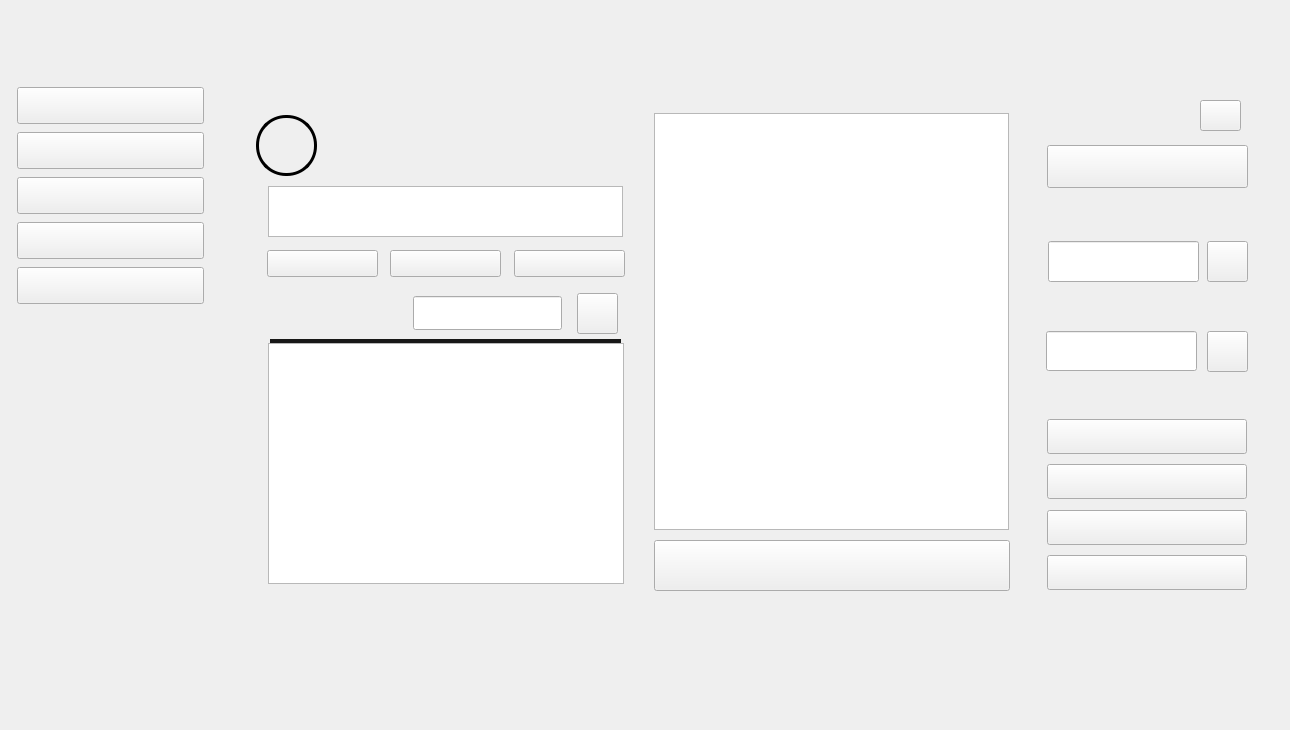
    <widget class="QWidget" name="Inicio">
     <widget class="QPushButton" name="BtnAmigoIn">
      <property name="enabled">
       <bool>true</bool>
      </property>
      <property name="geometry">
       <rect>
        <x>17</x>
        <y>177</y>
        <width>187</width>
        <height>37</height>
       </rect>
      </property>
      <property name="styleSheet">
       <string notr="true">background-image: url(:/Imagenes/btnAmigos.png);</string>
      </property>
      <property name="text">
       <string/>
      </property>
     </widget>
     <widget class="QPushButton" name="BtnPlaylistIn">
      <property name="enabled">
       <bool>true</bool>
      </property>
      <property name="geometry">
       <rect>
        <x>17</x>
        <y>222</y>
        <width>187</width>
        <height>37</height>
       </rect>
      </property>
      <property name="styleSheet">
       <string notr="true">background-image: url(:/Imagenes/btnPlaylist.png);</string>
      </property>
      <property name="text">
       <string/>
      </property>
     </widget>
     <widget class="QPushButton" name="BtnArtistaIn">
      <property name="enabled">
       <bool>true</bool>
      </property>
      <property name="geometry">
       <rect>
        <x>17</x>
        <y>267</y>
        <width>187</width>
        <height>37</height>
       </rect>
      </property>
      <property name="styleSheet">
       <string notr="true">background-image: url(:/Imagenes/btnFavoritos.png);</string>
      </property>
      <property name="text">
       <string/>
      </property>
     </widget>
     <widget class="QPushButton" name="BtnInicioIn">
      <property name="enabled">
       <bool>true</bool>
      </property>
      <property name="geometry">
       <rect>
        <x>17</x>
        <y>87</y>
        <width>187</width>
        <height>37</height>
       </rect>
      </property>
      <property name="styleSheet">
       <string notr="true">background-image: url(:/Imagenes/btnInicioR.png);</string>
      </property>
      <property name="text">
       <string/>
      </property>
     </widget>
     <widget class="QPushButton" name="BtnCancionIn">
      <property name="enabled">
       <bool>true</bool>
      </property>
      <property name="geometry">
       <rect>
        <x>17</x>
        <y>132</y>
        <width>187</width>
        <height>37</height>
       </rect>
      </property>
      <property name="styleSheet">
       <string notr="true">background-image: url(:/Imagenes/btnCanciones.png);</string>
      </property>
      <property name="text">
       <string/>
      </property>
     </widget>
     <widget class="QLabel" name="FondoInicio">
      <property name="geometry">
       <rect>
        <x>0</x>
        <y>0</y>
        <width>1281</width>
        <height>721</height>
       </rect>
      </property>
      <property name="styleSheet">
       <string notr="true">background-image: url(:/Imagenes/FondoInicio.png);</string>
      </property>
      <property name="text">
       <string/>
      </property>
     </widget>
     <widget class="QPushButton" name="BtnLikeIn">
      <property name="geometry">
       <rect>
        <x>267</x>
        <y>250</y>
        <width>111</width>
        <height>27</height>
       </rect>
      </property>
      <property name="styleSheet">
       <string notr="true">background-image: url(:/Imagenes/btnLikeIN.png);</string>
      </property>
      <property name="text">
       <string/>
      </property>
     </widget>
     <widget class="QPushButton" name="BtnCommIn">
      <property name="geometry">
       <rect>
        <x>390</x>
        <y>250</y>
        <width>111</width>
        <height>27</height>
       </rect>
      </property>
      <property name="styleSheet">
       <string notr="true">background-image: url(:/Imagenes/btnCommentIN.png);</string>
      </property>
      <property name="text">
       <string/>
      </property>
     </widget>
     <widget class="QPushButton" name="BtnhareIn">
      <property name="geometry">
       <rect>
        <x>514</x>
        <y>250</y>
        <width>111</width>
        <height>27</height>
       </rect>
      </property>
      <property name="styleSheet">
       <string notr="true">background-image: url(:/Imagenes/btnShareIN.png);</string>
      </property>
      <property name="text">
       <string/>
      </property>
     </widget>
     <widget class="QPushButton" name="BtnAgregarPubIn">
      <property name="enabled">
       <bool>true</bool>
      </property>
      <property name="geometry">
       <rect>
        <x>654</x>
        <y>540</y>
        <width>356</width>
        <height>51</height>
       </rect>
      </property>
      <property name="styleSheet">
       <string notr="true">background-image: url(:/Imagenes/btnAgregarPubIN.png);</string>
      </property>
      <property name="text">
       <string/>
      </property>
     </widget>
     <widget class="QPushButton" name="BtnEntrarPubliIn">
      <property name="geometry">
       <rect>
        <x>1047</x>
        <y>145</y>
        <width>201</width>
        <height>43</height>
       </rect>
      </property>
      <property name="styleSheet">
       <string notr="true">background-image: url(:/Imagenes/btnEntrarIN.png);</string>
      </property>
      <property name="text">
       <string/>
      </property>
     </widget>
     <widget class="QPushButton" name="BtnBuscarPuIn">
      <property name="geometry">
       <rect>
        <x>1207</x>
        <y>241</y>
        <width>41</width>
        <height>41</height>
       </rect>
      </property>
      <property name="styleSheet">
       <string notr="true">background-image: url(:/Imagenes/btnBuscarIN.png);</string>
      </property>
      <property name="text">
       <string/>
      </property>
     </widget>
     <widget class="QPushButton" name="BtnRecienteIn">
      <property name="geometry">
       <rect>
        <x>1047</x>
        <y>419</y>
        <width>200</width>
        <height>35</height>
       </rect>
      </property>
      <property name="styleSheet">
       <string notr="true">background-image: url(:/Imagenes/btnRecienteIN.png);</string>
      </property>
      <property name="text">
       <string/>
      </property>
     </widget>
     <widget class="QPushButton" name="BtnNomAZIn">
      <property name="geometry">
       <rect>
        <x>1047</x>
        <y>464</y>
        <width>200</width>
        <height>35</height>
       </rect>
      </property>
      <property name="styleSheet">
       <string notr="true">background-image: url(:/Imagenes/btnNombreAZIN.png);</string>
      </property>
      <property name="text">
       <string/>
      </property>
     </widget>
     <widget class="QPushButton" name="BtnNomZAIn">
      <property name="geometry">
       <rect>
        <x>1047</x>
        <y>510</y>
        <width>200</width>
        <height>35</height>
       </rect>
      </property>
      <property name="styleSheet">
       <string notr="true">background-image: url(:/Imagenes/btnNombreZAIN.png);</string>
      </property>
      <property name="text">
       <string/>
      </property>
     </widget>
     <widget class="QPushButton" name="BtnInteracIn">
      <property name="geometry">
       <rect>
        <x>1047</x>
        <y>555</y>
        <width>200</width>
        <height>35</height>
       </rect>
      </property>
      <property name="styleSheet">
       <string notr="true">background-image: url(:/Imagenes/btnInteracionIN.png);</string>
      </property>
      <property name="text">
       <string/>
      </property>
     </widget>
     <widget class="QListWidget" name="ListaPubIn">
      <property name="geometry">
       <rect>
        <x>654</x>
        <y>113</y>
        <width>355</width>
        <height>417</height>
       </rect>
      </property>
      <property name="font">
       <font>
        <family>Lucida Sans Typewriter</family>
        <pointsize>10</pointsize>
       </font>
      </property>
      <property name="styleSheet">
       <string notr="true">background-image: url(:/Imagenes/fondolbl.png);
color: rgb(255, 255, 255)</string>
      </property>
      <property name="autoScrollMargin">
       <number>16</number>
      </property>
      <property name="horizontalScrollMode">
       <enum>QAbstractItemView::ScrollPerPixel</enum>
      </property>
      <property name="batchSize">
       <number>100</number>
      </property>
     </widget>
     <widget class="QListWidget" name="ListaComIn">
      <property name="geometry">
       <rect>
        <x>268</x>
        <y>343</y>
        <width>356</width>
        <height>241</height>
       </rect>
      </property>
      <property name="font">
       <font>
        <family>Lucida Sans Typewriter</family>
        <pointsize>10</pointsize>
       </font>
      </property>
      <property name="styleSheet">
       <string notr="true">background-image: url(:/Imagenes/fondolbl.png);
color: rgb(255,255,255)</string>
      </property>
     </widget>
     <widget class="QLabel" name="LikeIn">
      <property name="geometry">
       <rect>
        <x>595</x>
        <y>133</y>
        <width>28</width>
        <height>28</height>
       </rect>
      </property>
      <property name="font">
       <font>
        <family>Lucida Sans Typewriter</family>
        <pointsize>9</pointsize>
       </font>
      </property>
      <property name="styleSheet">
       <string notr="true">background-image: url(:/Imagenes/fondolbl.png);
color: rgb(255,255,255)</string>
      </property>
      <property name="text">
       <string/>
      </property>
      <property name="alignment">
       <set>Qt::AlignCenter</set>
      </property>
     </widget>
     <widget class="QLabel" name="UsuarioIn">
      <property name="geometry">
       <rect>
        <x>322</x>
        <y>129</y>
        <width>114</width>
        <height>15</height>
       </rect>
      </property>
      <property name="sizePolicy">
       <sizepolicy hsizetype="Fixed" vsizetype="Fixed">
        <horstretch>0</horstretch>
        <verstretch>0</verstretch>
       </sizepolicy>
      </property>
      <property name="font">
       <font>
        <family>Lucida Sans Typewriter</family>
        <pointsize>7</pointsize>
       </font>
      </property>
      <property name="styleSheet">
       <string notr="true">background-image: url(:/Imagenes/fondolbl.png);
color: rgb(255,255,255)</string>
      </property>
      <property name="text">
       <string/>
      </property>
      <property name="alignment">
       <set>Qt::AlignCenter</set>
      </property>
     </widget>
     <widget class="QLabel" name="CorreoIn">
      <property name="geometry">
       <rect>
        <x>322</x>
        <y>148</y>
        <width>114</width>
        <height>15</height>
       </rect>
      </property>
      <property name="font">
       <font>
        <family>Lucida Sans Typewriter</family>
        <pointsize>7</pointsize>
       </font>
      </property>
      <property name="styleSheet">
       <string notr="true">background-image: url(:/Imagenes/fondolbl.png);
color: rgb(255,255,255)</string>
      </property>
      <property name="text">
       <string/>
      </property>
      <property name="alignment">
       <set>Qt::AlignCenter</set>
      </property>
     </widget>
     <widget class="QPushButton" name="BtnUsuarioIn">
      <property name="geometry">
       <rect>
        <x>256</x>
        <y>115</y>
        <width>61</width>
        <height>61</height>
       </rect>
      </property>
      <property name="styleSheet">
       <string notr="true">border-color: rgb(24, 24, 23);
    border: 3px solid;
    border-radius: 30px;
background-image: url(:/Imagenes/btnUsuarioIN.png);</string>
      </property>
      <property name="text">
       <string/>
      </property>
     </widget>
     <widget class="QListWidget" name="PubliIn">
      <property name="geometry">
       <rect>
        <x>268</x>
        <y>186</y>
        <width>355</width>
        <height>51</height>
       </rect>
      </property>
      <property name="styleSheet">
       <string notr="true">background-image: url(:/Imagenes/fondolbl.png);
color: rgb(255,255,255)</string>
      </property>
     </widget>
     <widget class="QPushButton" name="BtnBuscarNoIn">
      <property name="geometry">
       <rect>
        <x>1207</x>
        <y>331</y>
        <width>41</width>
        <height>41</height>
       </rect>
      </property>
      <property name="styleSheet">
       <string notr="true">background-image: url(:/Imagenes/btnBuscarIN.png);</string>
      </property>
      <property name="text">
       <string/>
      </property>
     </widget>
     <widget class="QLineEdit" name="EmpiezaIn">
      <property name="geometry">
       <rect>
        <x>413</x>
        <y>296</y>
        <width>149</width>
        <height>34</height>
       </rect>
      </property>
      <property name="font">
       <font>
        <family>Lucida Sans Typewriter</family>
       </font>
      </property>
      <property name="styleSheet">
       <string notr="true">background-image: url(:/Imagenes/fondolbl.png);
color: rgb(255,255,255)</string>
      </property>
     </widget>
     <widget class="QLineEdit" name="TerminaIn">
      <property name="geometry">
       <rect>
        <x>413</x>
        <y>342</y>
        <width>149</width>
        <height>34</height>
       </rect>
      </property>
      <property name="font">
       <font>
        <family>Lucida Sans Typewriter</family>
       </font>
      </property>
      <property name="styleSheet">
       <string notr="true">background-image: url(:/Imagenes/fondolbl.png);
color: rgb(255,255,255)</string>
      </property>
     </widget>
     <widget class="QLineEdit" name="BuscarPuIn">
      <property name="geometry">
       <rect>
        <x>1048</x>
        <y>241</y>
        <width>151</width>
        <height>41</height>
       </rect>
      </property>
      <property name="font">
       <font>
        <family>Lucida Sans Typewriter</family>
       </font>
      </property>
      <property name="styleSheet">
       <string notr="true">background-image: url(:/Imagenes/fondolbl.png);
color: rgb(255,255,255)</string>
      </property>
     </widget>
     <widget class="QLineEdit" name="BuscarNoIn">
      <property name="geometry">
       <rect>
        <x>1046</x>
        <y>331</y>
        <width>151</width>
        <height>40</height>
       </rect>
      </property>
      <property name="font">
       <font>
        <family>Lucida Sans Typewriter</family>
       </font>
      </property>
      <property name="styleSheet">
       <string notr="true">background-image: url(:/Imagenes/fondolbl.png);
color: rgb(255,255,255)</string>
      </property>
     </widget>
     <widget class="QPushButton" name="BtnBuscarEmIn">
      <property name="geometry">
       <rect>
        <x>577</x>
        <y>293</y>
        <width>41</width>
        <height>41</height>
       </rect>
      </property>
      <property name="styleSheet">
       <string notr="true">background-image: url(:/Imagenes/btnBuscarIN.png);</string>
      </property>
      <property name="text">
       <string/>
      </property>
     </widget>
     <widget class="QPushButton" name="BtnBuscarTeIn">
      <property name="geometry">
       <rect>
        <x>577</x>
        <y>340</y>
        <width>41</width>
        <height>41</height>
       </rect>
      </property>
      <property name="styleSheet">
       <string notr="true">background-image: url(:/Imagenes/btnBuscarIN.png);</string>
      </property>
      <property name="text">
       <string/>
      </property>
     </widget>
     <widget class="QLabel" name="label_2">
      <property name="geometry">
       <rect>
        <x>270</x>
        <y>339</y>
        <width>351</width>
        <height>51</height>
       </rect>
      </property>
      <property name="styleSheet">
       <string notr="true">background-color: rgb(24, 24, 23);</string>
      </property>
      <property name="text">
       <string/>
      </property>
     </widget>
     <widget class="QPushButton" name="pushButton">
      <property name="geometry">
       <rect>
        <x>1200</x>
        <y>100</y>
        <width>41</width>
        <height>31</height>
       </rect>
      </property>
      <property name="styleSheet">
       <string notr="true">border-image: url(:/Imagenes/btnRegresarCan.png);</string>
      </property>
      <property name="text">
       <string/>
      </property>
     </widget>
     <zorder>FondoInicio</zorder>
     <zorder>BtnAmigoIn</zorder>
     <zorder>BtnPlaylistIn</zorder>
     <zorder>BtnArtistaIn</zorder>
     <zorder>BtnInicioIn</zorder>
     <zorder>BtnCancionIn</zorder>
     <zorder>BtnLikeIn</zorder>
     <zorder>BtnCommIn</zorder>
     <zorder>BtnhareIn</zorder>
     <zorder>BtnAgregarPubIn</zorder>
     <zorder>BtnEntrarPubliIn</zorder>
     <zorder>BtnBuscarPuIn</zorder>
     <zorder>BtnRecienteIn</zorder>
     <zorder>BtnNomAZIn</zorder>
     <zorder>BtnNomZAIn</zorder>
     <zorder>BtnInteracIn</zorder>
     <zorder>ListaPubIn</zorder>
     <zorder>LikeIn</zorder>
     <zorder>UsuarioIn</zorder>
     <zorder>CorreoIn</zorder>
     <zorder>BtnUsuarioIn</zorder>
     <zorder>PubliIn</zorder>
     <zorder>BtnBuscarNoIn</zorder>
     <zorder>EmpiezaIn</zorder>
     <zorder>TerminaIn</zorder>
     <zorder>BuscarPuIn</zorder>
     <zorder>BuscarNoIn</zorder>
     <zorder>BtnBuscarEmIn</zorder>
     <zorder>BtnBuscarTeIn</zorder>
     <zorder>label_2</zorder>
     <zorder>ListaComIn</zorder>
     <zorder>pushButton</zorder>
    </widget>
